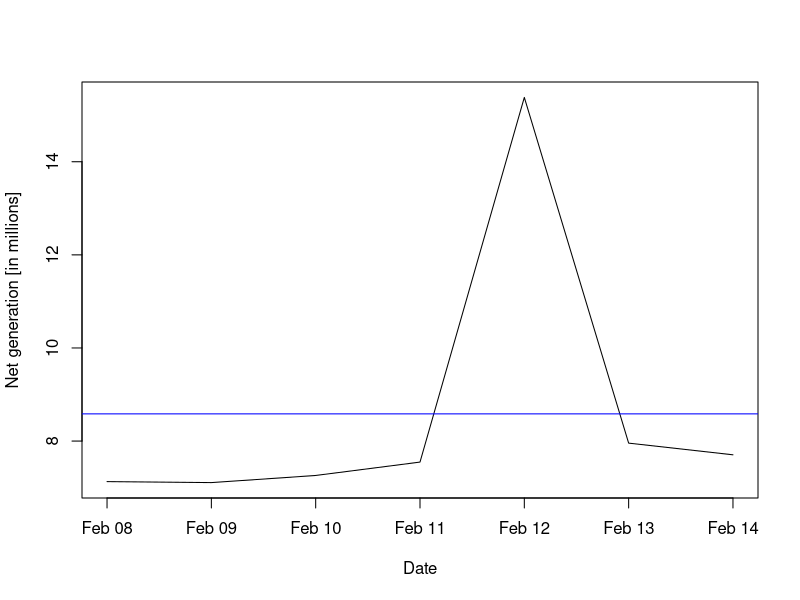
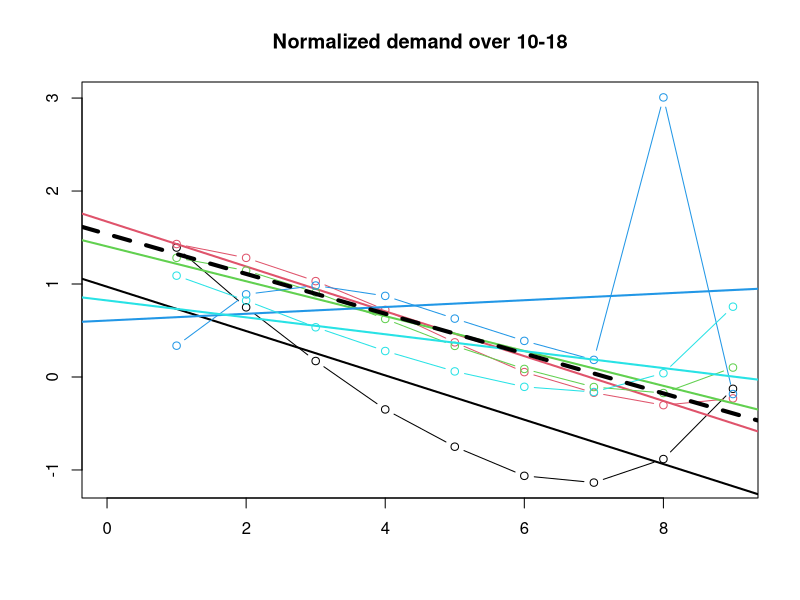
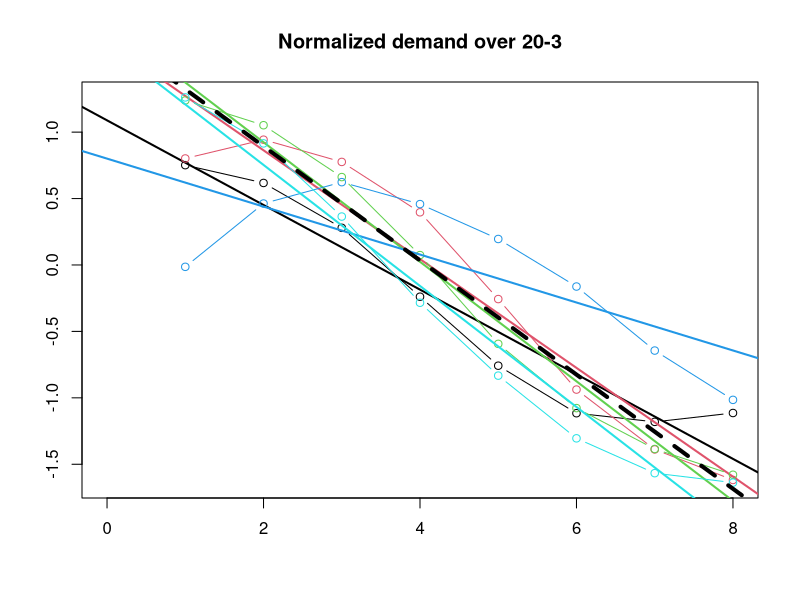

Generate these figures, in order, with R:
#noam semhoun 1721743
#elchanan bloom 207193855

library(lubridate)


pdf( file.path('Week3_power.pdf'))
Sys.setlocale(category = "LC_ALL", locale = "english")

table <- read.delim('table.tsv')
table$DateTime <- as.POSIXct(table$megawatthours, tz = "EST", "%H:%M EST %m/%d/%Y" )
summary(table)

table <- table[order(table$DateTime), ]


#range between 7-14 Feb.
rng <-  which ( table[, 'DateTime'] < as.POSIXct("2021-02-15 00:00:00 IST") &
                  table[, 'DateTime'] >= as.POSIXct("2021-02-08 00:00:00 IST" ) )



net.generation.table <- with(table, cbind( Net.generation.1 , Net.generation.2 , Net.generation.3, Net.generation.4 , Net.generation.5 , Net.generation.6,
                                           Net.generation.7 , Net.generation.8 , Net.generation.9   ))

net.generation.table <- rowSums(net.generation.table, na.rm = TRUE, dims = 1)

net.generation.table <- as.data.frame(net.generation.table)
colnames(net.generation.table) <- 'sum.net.gen'

net.generation.table$DateTime <- as.POSIXct(table$megawatthours, tz = "EST", "%H:%M EST %m/%d/%Y" )
net.generation.table <- net.generation.table[order(net.generation.table$DateTime), ]
net.generation.table <- net.generation.table[rng, ]


net.generation.table$DateTime <- as.Date(net.generation.table$DateTime, tz = "EST", "%m/%d/%Y")
net.generation.table.by.day <- aggregate(net.generation.table$sum.net.gen, as.list(as.data.frame(net.generation.table$DateTime)), function(x) sum(x, na.rm = TRUE))
colnames(net.generation.table.by.day) <- c('DateTime', 'sum.net.gen')

net.generation.table.by.day$sum.net.gen <- net.generation.table.by.day$sum.net.gen/1000000

plot(x = net.generation.table.by.day$DateTime, y = net.generation.table.by.day$sum.net.gen, type="l", xlab="Date", ylab="Net generation [in millions]")
M <- mean(net.generation.table.by.day$sum.net.gen)
abline(h= M, col="blue")


demand.table <- with(table, cbind(Demand.2, Demand.3 , Demand.6 , Demand.8, Demand.9))

demand.table <- as.data.frame(demand.table)



demand.table$DateTime <- as.POSIXct(table$megawatthours, tz = "EST", "%H:%M EST %m/%d/%Y" )
demand.table$DateTime <- sapply(demand.table$DateTime, function (x) hour(x))


demand.table <- demand.table[order(demand.table$DateTime),  ]

demand.table <- aggregate(demand.table, as.list(as.data.frame(demand.table$DateTime)), function(x) mean(x, na.rm = TRUE))



drop <- c("demand.table$DateTime", "DateTime")

demand.table <- demand.table[,!(names(demand.table) %in% drop)]

# mean values
M <- list( Demand.2 = NA, Demand.3 = NA, Demand.6 = NA, Demand.8 = NA, Demand.9 = NA )
# standard deviations
S <- list( Demand.2 = NA, Demand.3 = NA, Demand.6 = NA, Demand.8 = NA, Demand.9 = NA )
# linear fit
LM <- list( Demand.2 = NA, Demand.3 = NA, Demand.6 = NA, Demand.8 = NA, Demand.9 = NA)



# calculate means and stdev
demands <- seq(5)
for ( i in demands ) {
  M[[ i ]] <- mean( demand.table[ !is.na(demand.table[, i]) ,i ] )
  S[[ i ]] <- sd( demand.table[ !is.na(demand.table[, i]), i ] )
}

# scale and center the consumption series (normalize)
norm.demand.table <- t((t(demand.table) - unlist(M)) / unlist(S) )



demand.by.time <- function (start, end, norm.demand.table){
  start.index <- start + 1
  end.index <- end + 1
  
  length <- abs(end.index-start.index) + 1
  
  norm.demand.table.by.time <- norm.demand.table[start.index:end.index,]
  
  if (end < start){
    length <- 24 - abs(end.index-start.index) + 1
    end.index <-  length - (24 - start)
    norm.demand.table.by.time <- rbind(norm.demand.table[start.index:24,], norm.demand.table[0:end.index,])
  }
  
  plot(1, type="n", xlab="", ylab="", xlim = c(0, length), ylim=c(min(norm.demand.table.by.time), max(norm.demand.table.by.time)))
  
  
  for ( i in demands ) {
    # rearrange in a new, temporary dataframe
    DF <- data.frame ( Time = seq(length), Demand = norm.demand.table.by.time[ , i ] )
    # plot
    lines( DF, col = i, type = 'b' )
    # linear fit
    LM[[ i ]] <- lm( Demand ~ Time, data = DF)
    a <- coef(LM[[ i ]])[1]
    b <- coef(LM[[ i ]])[2]
    abline(a, b, col = i, lw =2)
  }
  
  # mean regression line
  lm.df <- sapply(LM[ -c(1,4,5,7,10) ], function(c) coef(c))
  n <- dim(lm.df)[2]
  tot <- rowSums(lm.df)
  a <- tot[1] / n
  b <- tot[2] / n
  
  # plot the mean regression line
  abline(a, b, col = 'black', lw = 4, lt = 2)
  
  title(paste0("Normalized demand over " , start, '-', end) )
  
}


demand.by.time(10, 18, norm.demand.table)
demand.by.time(20, 3, norm.demand.table)


dev.off()